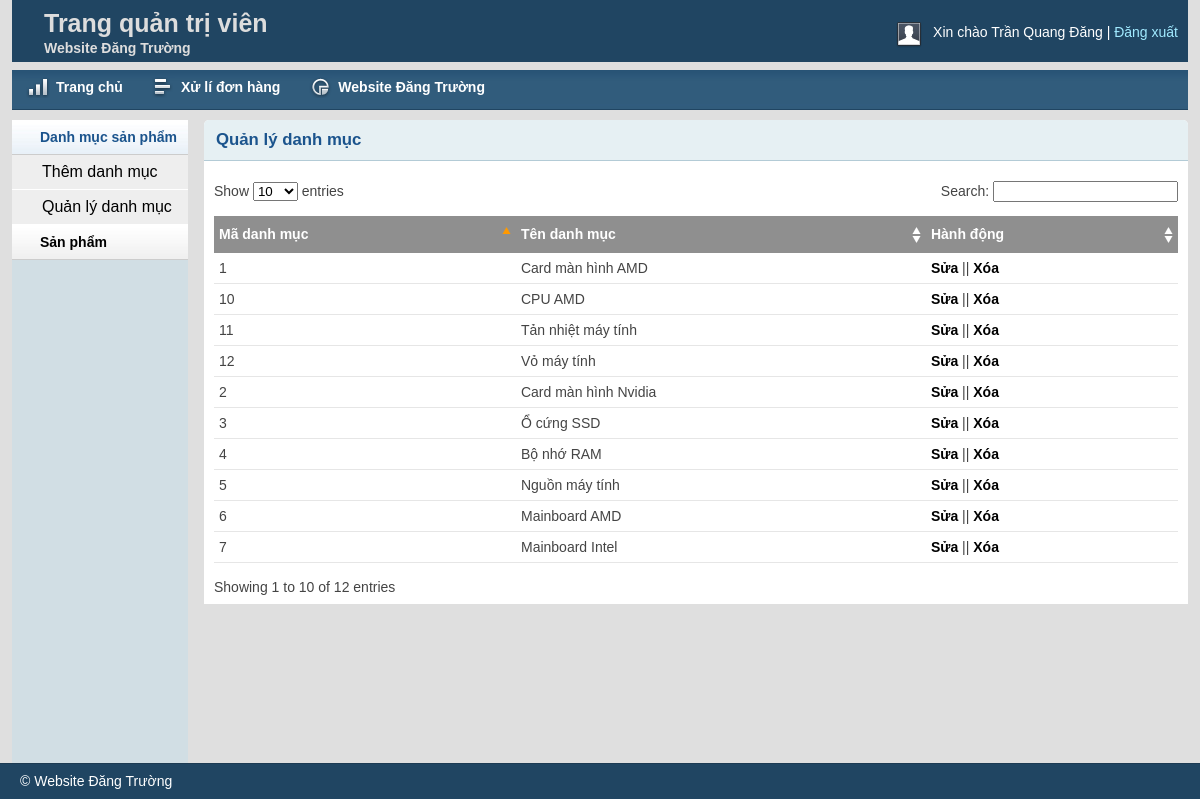
The app's page /Computers/admin/catlist.php (signed in), older data.
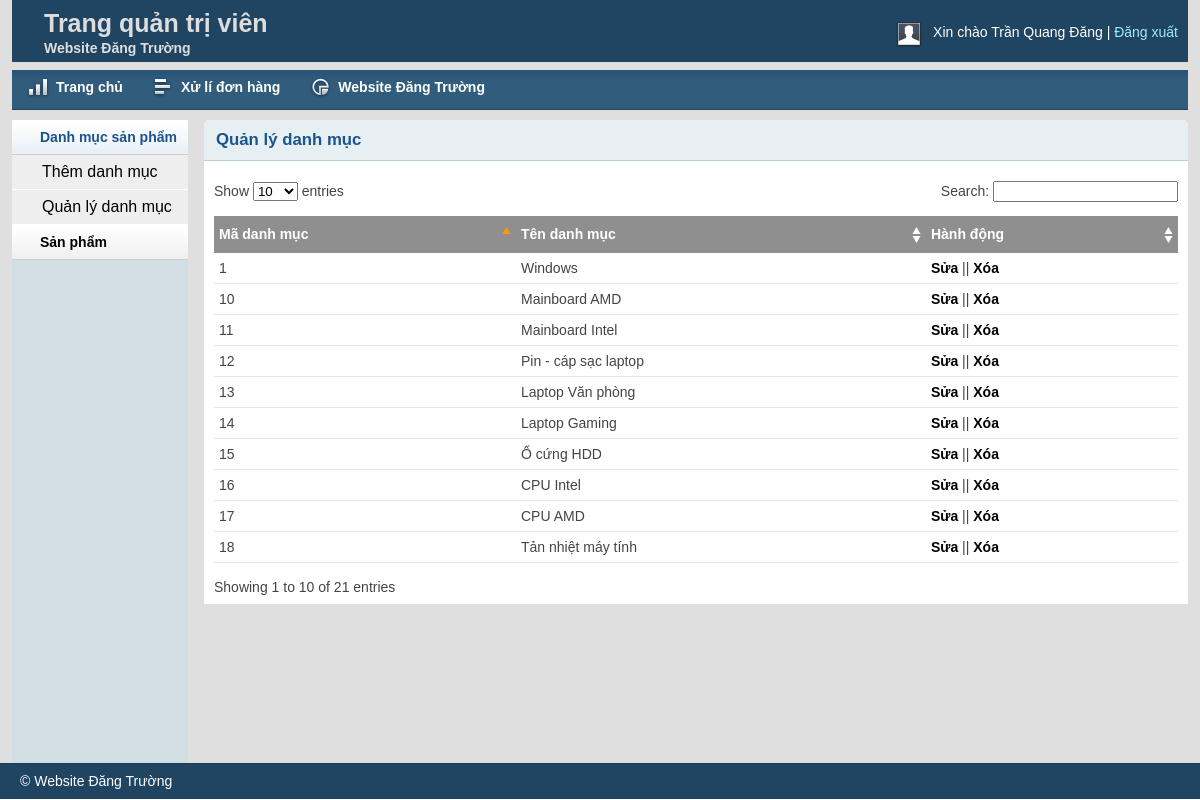
The same page, newer data.
### tables this page shows
create table tblProductCategory
(
	CategoryID char(5) primary key,
	CategoryName varchar(255) not null
);

### Computers/lib/Database.php (called while the page is built, shortened)
<?php
class Database
{
    public $host   = DB_HOST;
    public $user   = DB_USER;
    public $pass   = DB_PASS;
    public $dbname = DB_NAME;
    public $link;
    private function connectDB()
    {
        $this->link = new mysqli(
            $this->host,
            $this->user,
            $this->pass,
            $this->dbname
        );
    }
    public function select($query)
    {
        $result = $this->link->query($query) or
        die($this->link->error . __LINE__);
        if ($result->num_rows > 0) {
            return $result;
        } else {
            return false;
        }
    }
}

### Computers/classes/Category.php (called while the page is built, shortened)
<?php
$filepath = realpath(dirname(__FILE__));
include_once($filepath.'/../lib/Database.php');
 ?>
<?php
class Category
{
    private $database;
    public function __construct()
    {
        $this->database = new Database();
    }
    public function getAllCat()
    {
        $query = "SELECT * FROM tblProductCategory ORDER BY CategoryID DESC";
        $result = $this->database->select($query);
        return $result;
    }
}

### Computers/admin/catlist.php (the view, shortened to what this page needs)
<?php include 'inc/header.php';?>
<?php include 'inc/sidebar.php';?>
<?php include '../classes/Category.php'; ?>
<?php
$cat = new Category();
 ?>
        <div class="grid_10">
            <div class="box round first grid">
                <h2>Quản lý danh mục</h2>
                <div class="block">
                    <table class="data display datatable" id="example">
					<thead>
						<tr>
							<th>Mã danh mục</th>
							<th>Tên danh mục</th>
							<th>Hành động</th>
						</tr>
					</thead>
					<tbody>
						<?php
                        $getCat = $cat->getAllCat();
                        if ($getCat) {
                            $i=0;
                            while ($result = $getCat->fetch_assoc()) {
                                $i++; ?>
						<tr class="odd gradeX">
							<td><?php echo $i; ?></td>
							<td><?php echo $result['CategoryName']; ?></td>
							<td><a href="catedit.php?CategoryID=<?php echo $result['CategoryID']; ?>">Sửa</a> || <a onclick="return confirm('Are you sure to delete this?')" href="?delcat=<?php echo $result['CategoryID']; ?>">Xóa</a></td>
						</tr>
						<?php
                            }
                        } ?>
					</tbody>
				</table>
               </div>
            </div>
        </div>
<?php include 'inc/footer.php';?>

Row changes from the older to the newer data that the page shows:
no longer on this page (row unchanged): tblproductcategory: CategoryName "Card màn hình AMD"
no longer on this page (row unchanged): tblproductcategory: CategoryName "Card màn hình Nvidia"
no longer on this page (row unchanged): tblproductcategory: CategoryName "Ổ cứng SSD"
no longer on this page (row unchanged): tblproductcategory: CategoryName "Bộ nhớ RAM"
no longer on this page (row unchanged): tblproductcategory: CategoryName "Nguồn máy tính"
no longer on this page (row unchanged): tblproductcategory: CategoryName "Vỏ máy tính"
added tblproductcategory: CategoryName "Windows"
added tblproductcategory: CategoryName "Pin - cáp sạc laptop"
added tblproductcategory: CategoryName "Laptop Văn phòng"
added tblproductcategory: CategoryName "Laptop Gaming"
now on this page (row unchanged): tblproductcategory: CategoryName "Ổ cứng HDD"
now on this page (row unchanged): tblproductcategory: CategoryName "CPU Intel"
Text that changed along with them:
text written by a page script: "Show entries Search: Showing 1 to 10 of 12 entries" → "Show entries Search: Showing 1 to 10 of 21 entries"
